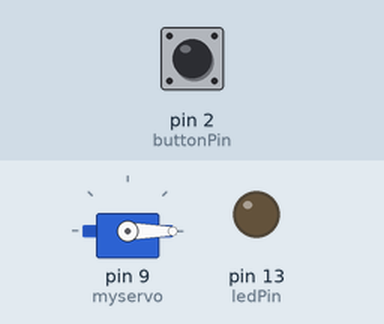
Bench run of a sketch on a simulated Arduino Uno, built with avr-gcc and run on an emulated ATmega328P. On the bench: servo, output pins drawn as LEDs (lit = HIGH). The inputs (shaded band) are chosen by the test bench; at power-on: pin 2 (buttonPin) LOW.

Above: at 1.2 s.
1.3 s: pin 2 (buttonPin) pulled HIGH for 0.15 s
At 1.37 s:
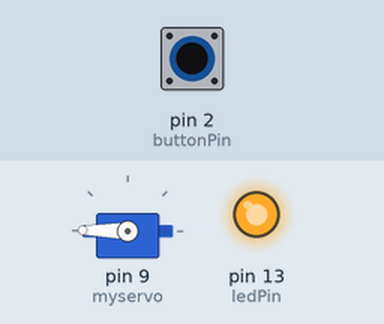
2.9 s: pin 2 (buttonPin) pulled HIGH for 3.2 s
At 7.4 s:
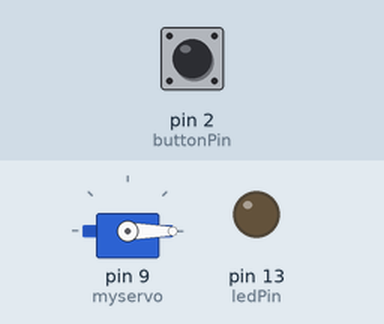
Timing chart, 0 to 8.9 s (numbered marks = the images above; inputs shaded):
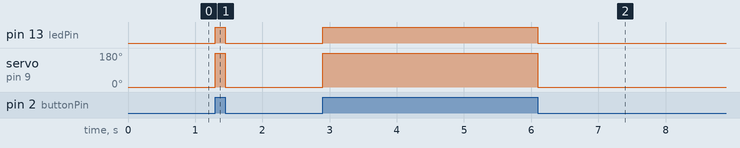

Measured:
- after the input at 1.3 s, pin 13 (ledPin): LOW → HIGH at once, → LOW 0.15 s later; servo on pin 9 (myservo): 0° → 179° at once, → 0° 0.15 s later
- after the input at 2.9 s, pin 13 (ledPin): LOW → HIGH at once, → LOW 3.2 s later; servo on pin 9 (myservo): 0° → 179° at once, → 0° 3.2 s later

The sketch:

b_servo.ino
```cpp
#include <Servo.h>
// constants won't change. They're used here to
// set pin numbers:
Servo myservo;
const int buttonPin = 2;     // the number of the pushbutton pin
const int ledPin =  13;      // the number of the LED pin
int pos = 0;
// variables will change:
int buttonState = 0;         // variable for reading the pushbutton status

void setup() {
  // initialize the LED pin as an output:
  pinMode(ledPin, OUTPUT);
  // initialize the pushbutton pin as an input:
  pinMode(buttonPin, INPUT);
  myservo.attach(9);
}

void loop() {
  // read the state of the pushbutton value:
  buttonState = digitalRead(buttonPin);

  // check if the pushbutton is pressed.
  // if it is, the buttonState is HIGH:
  if (buttonState == HIGH) {
    // turn LED on:
    digitalWrite(ledPin, HIGH);
    myservo.write(179);

  } else {
    // turn LED off:
    digitalWrite(ledPin, LOW);
    myservo.write(0);
  }
}
```
